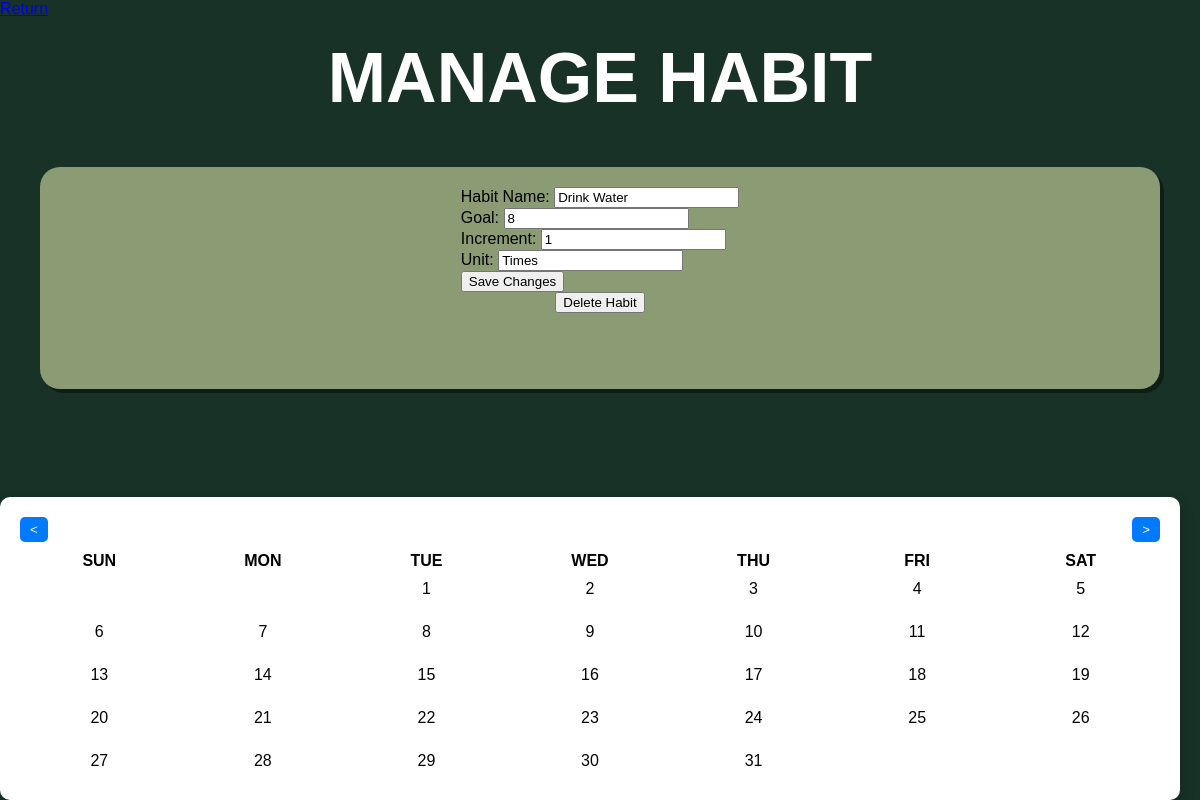
Screenshot of /ManageHabit.html?id=1 with the database file from the repository.
### tables this page shows
CREATE TABLE habits (
        id INTEGER PRIMARY KEY AUTOINCREMENT,
        Name TEXT NOT NULL,
        Goal INTEGER NOT NULL,
        Increment INTEGER NOT NULL,
        Unit TEXT NOT NULL,
        Progress INTEGER DEFAULT 0,
        Streak INTEGER DEFAULT 0
    );

### app.py (the view, shortened to what this page needs)
@app.route('/ManageHabit.html', methods=['GET'])
@app.route('/ManageHabit/<int:year>/<int:month>', methods=['GET', 'POST'])
def manage_habit(year=None, month=None):
    habit_id = request.args.get('id', type=int)
    errors = []
    habit = None
    if habit_id:
        habit = get_habit_by_id(habit_id)
        if not habit:
            errors.append('Habit not found')
    current_date = datetime(year or datetime.today().year, month or datetime.today().month, 1)
    calendar_data = get_calendar_data(current_date)
    return render_template('ManageHabit.html', calendar_data=calendar_data, current_date=current_date, habit=habit)

### app.py (called while the page is built)
def get_db_connection():
    conn = sqlite3.connect('Tracker.db')
    conn.row_factory = sqlite3.Row
    return conn

def get_calendar_data(date):
    first_day_of_month = date.replace(day=1)
    first_weekday, days_in_month = calendar.monthrange(date.year, date.month)
    days = []
    for day in range(1, days_in_month + 1):
        full_date = date.replace(day=day).strftime('%Y-%m-%d')
        status = date_statuses.get(full_date, None)  # Get status from date_statuses
        days.append({'day': day, 'full_date': full_date, 'status': status})
    month_year = date.strftime('%B %Y')
    return {
        'month_year': month_year,
        'days': days,
        'first_weekday': first_weekday,
    }

def get_habit_by_id(habit_id):
    conn = get_db_connection()
    cursor = conn.cursor()
    cursor.execute("SELECT * FROM habits WHERE id = ?", (habit_id,))
    habit = cursor.fetchone()
    conn.close()
    return habit

### templates/ManageHabit.html (shortened to what this page needs)
<!DOCTYPE html>
<html lang="en">
<head>
    <link rel="stylesheet" href="/static/styles.css">
</head>
<body>
    <div class="top-container">
        <a href="/Habit.html">Return</a>
        <h1>MANAGE HABIT</h1>
    </div>
    <div class="habit-info-container">
        <form action="/ManageHabit/{{ current_date.year }}/{{ current_date.month }}" method="POST">
          <label for="habit">Habit Name:</label>
          <input type="text" id="name" name="name" value="{{habit['Name']}}" required><br>
          <label for="goal">Goal:</label>
          <input type="number" id="goal" name="goal" value="{{habit['Goal']}}" required><br>
          <label type="text">Increment:</label>
          <input type="number" id="increment" name="increment" value="{{habit['Increment']}}" required><br>
          <label for="unit">Unit:</label>
          <input type="text" id="unit" name="unit" value="{{habit['unit']}}" required><br>
          <button type="submit">Save Changes</button>
        </form>
        <form action="/ManageHabit/{{ current_date.year }}/{{ current_date.month }}" method="POST">
          <button type="submit">Delete Habit</button>
        </form>
    </div>
    <br>
    <div class="calendar">
        <div class="header">
          <button onclick="window.location.href='/ManageHabit/{{ current_date.year - 1 if current_date.month == 1 else current_date.year }}/{{ 12 if current_date.month == 1 else current_date.month - 1 }}'">&lt;</button>
          <h1>{{ calendar_data.month_year }}</h1>
          <button onclick="window.location.href='/ManageHabit/{{ current_date.year + 1 if current_date.month == 12 else current_date.year }}/{{ 1 if current_date.month == 12 else current_date.month + 1 }}'">&gt;</button>
        </div>
        <div class="days">
          <div>Sun</div>
          <div>Mon</div>
          <div>Tue</div>
          <div>Wed</div>
          <div>Thu</div>
          <div>Fri</div>
          <div>Sat</div>
        </div>
        <div class="dates" style="display: grid; grid-template-columns: repeat(7, 1fr);">
          {% for _ in range(calendar_data.first_weekday) %}
            <div></div>
          {% endfor %}
          {% for day in calendar_data.days %}
            <div class="{{ day.status }}">
              {{ day.day }}
            </div>
          {% endfor %}
        </div>
      </div>
</body>
</html>

### static/styles.css (style rules this page uses)
body { background-color: #183227; font-family: 'Arial', sans-serif; margin: 0; box-sizing: border-box; height: 100vh; display: flex; font-style: bold; flex-direction: column; cursor: url('default_cursor.png') 64 64, auto; }
h1 { text-align: center; margin-top: 20px; color: #fff; font-size: 70px; }
.habit-info-container { width: 90%; margin: 2px auto; margin-bottom: 90px; flex: 1; background-color: #8b9b74; border-radius: 20px; display: flex; flex-direction: column; align-items: center; overflow-y: auto; padding: 20px; box-shadow: 4px 4px rgba(0, 0, 0, 0.4); }
.calendar { width: 95%; background: white; border-radius: 10px; box-shadow: 0 5px 15px rgba(0, 0, 0, 0.2); padding: 20px; }
.header { display: flex; justify-content: space-between; align-items: center; margin-bottom: 10px; }
.header button { border: none; background: #007bff; color: white; padding: 5px 10px; border-radius: 5px; cursor: pointer; }
.header h1 { margin: 0; font-size: 1.2rem; text-align: center; }
.days, .dates { display: grid; grid-template-columns: repeat(7, 1fr); gap: 5px; text-align: center; }
.days div { font-weight: bold; text-transform: uppercase; }
.dates div { padding: 10px; border-radius: 5px; cursor: pointer; }

### rows the page displays
habits: name "Drink Water", goal "8", increment "1", unit "Times"

### other values shown
{{ day.day }} "1" "2" "3" "4" "5" "6" "7" "8" "9" "10" "11" "12" "13" "14" "15" "16" "17" "18" "19" "20" "21" "22" "23" "24" "25" "26" "27" "28" "29" "30" "31"
